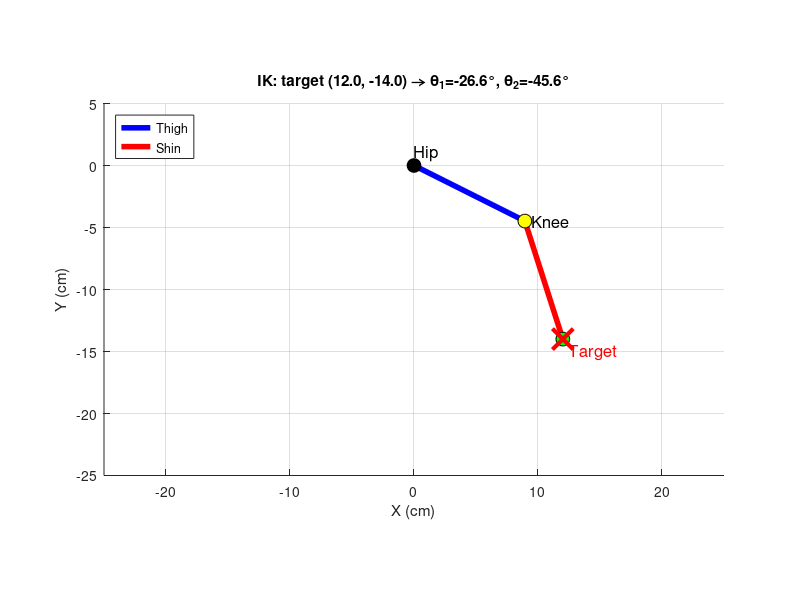

MATLAB code for this plot:
%% Stage 2: Inverse Kinematics of 2-DOF Planar Leg
% Given a target foot position (x, y), compute the required hip and knee angles.
clear; clc; close all;

%% 1. Leg parameters (must match Stage 1)
L1 = 10;   % Thigh length (cm)
L2 = 10;   % Shin length  (cm)

%% 2. Target foot position (this would come from the camera in real life)
x_target = 12;   % cm forward from hip
y_target = -14;  % cm below hip (negative Y = down)

%% 3. Inverse Kinematics using Law of Cosines
% Step A: Check if target is reachable
distance = sqrt(x_target^2 + y_target^2);
if distance > (L1 + L2)
    error('Target is too far! Max reach = %.2f cm, requested = %.2f cm', ...
          L1+L2, distance);
end
if distance < abs(L1 - L2)
    error('Target is too close! Min reach = %.2f cm', abs(L1-L2));
end

% Step B: Compute knee angle theta2 using law of cosines
cos_theta2 = (x_target^2 + y_target^2 - L1^2 - L2^2) / (2 * L1 * L2);

% There are 2 solutions: "knee-up" and "knee-down". We pick knee-down (more natural for kicking).
theta2 = -acos(cos_theta2);   % Negative = knee bends forward (kicking pose)

% Step C: Compute hip angle theta1
theta1 = atan2(y_target, x_target) - atan2(L2*sin(theta2), L1 + L2*cos(theta2));

%% 4. Convert to degrees for display / servo commands
theta1_deg = rad2deg(theta1);
theta2_deg = rad2deg(theta2);

fprintf('=== IK Solution ===\n');
fprintf('Target foot position: (%.2f, %.2f) cm\n', x_target, y_target);
fprintf('Required Hip angle  theta1 = %.2f deg\n', theta1_deg);
fprintf('Required Knee angle theta2 = %.2f deg\n', theta2_deg);

%% 5. VERIFY using Forward Kinematics (very important — catches errors!)
x_check = L1*cos(theta1) + L2*cos(theta1 + theta2);
y_check = L1*sin(theta1) + L2*sin(theta1 + theta2);
fprintf('\n=== FK Verification ===\n');
fprintf('Computed foot position: (%.2f, %.2f) cm\n', x_check, y_check);
fprintf('Error: %.4f cm (should be ~0)\n', sqrt((x_check-x_target)^2 + (y_check-y_target)^2));

%% 6. Plot the solution
figure('Color','w','Name','2-DOF Leg IK');
hold on; grid on; axis equal;

x_knee = L1 * cos(theta1);
y_knee = L1 * sin(theta1);

plot([0 x_knee], [0 y_knee], 'b-', 'LineWidth', 4);
plot([x_knee x_check], [y_knee y_check], 'r-', 'LineWidth', 4);
plot(0, 0, 'ko', 'MarkerSize', 10, 'MarkerFaceColor', 'k');
plot(x_knee, y_knee, 'ko', 'MarkerSize', 10, 'MarkerFaceColor', 'y');
plot(x_check, y_check, 'ko', 'MarkerSize', 10, 'MarkerFaceColor', 'g');
plot(x_target, y_target, 'rx', 'MarkerSize', 15, 'LineWidth', 3);  % Red X = target

text(0, 1, 'Hip', 'FontSize', 12);
text(x_knee+0.5, y_knee, 'Knee', 'FontSize', 12);
text(x_target+0.5, y_target-1, 'Target', 'FontSize', 12, 'Color','r');

xlabel('X (cm)'); ylabel('Y (cm)');
title(sprintf('IK: target (%.1f, %.1f) → \\theta_1=%.1f°, \\theta_2=%.1f°', ...
      x_target, y_target, theta1_deg, theta2_deg));
xlim([-25 25]); ylim([-25 5]);
legend('Thigh','Shin','Location','northwest');

%% 7. Map to servo PWM (SG90 servo: 0°=500us, 180°=2500us)
% Most hobby servos accept angles 0-180°. We need to offset our angles to fit.
servo1_angle = theta1_deg + 90;    % Shift hip so -90° → 0°, 90° → 180°
servo2_angle = theta2_deg + 90;    % Shift knee similarly

PWM_min = 500;   % microseconds at 0°
PWM_max = 2500;  % microseconds at 180°
servo1_PWM = PWM_min + (servo1_angle/180) * (PWM_max - PWM_min);
servo2_PWM = PWM_min + (servo2_angle/180) * (PWM_max - PWM_min);

fprintf('\n=== Servo Commands ===\n');
fprintf('Hip  servo: %.1f° → PWM %.0f us\n', servo1_angle, servo1_PWM);
fprintf('Knee servo: %.1f° → PWM %.0f us\n', servo2_angle, servo2_PWM);
